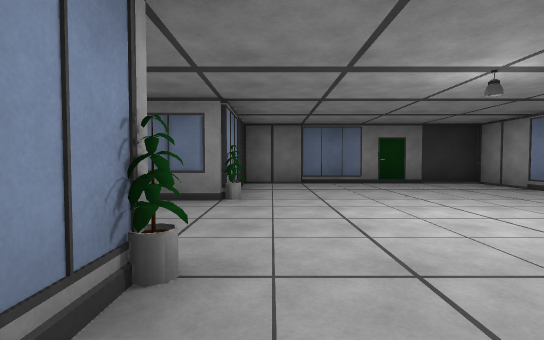
[1] (above)

19 first-person views from a walk through a scene from a Unity 3-D project. The camera is 1.2 m above the floor, tilts 2° down and sees 85° across. The floor is counted in squares, 2 m on a side. Each view is taken from the middle of a square. On the plan, view 1 faces up. The plan holds only what a view shows up to about 9 squares ahead; the rest is blank. The player is left out.

[2]
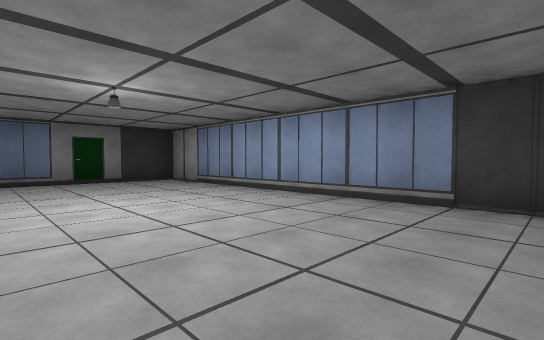

[3]
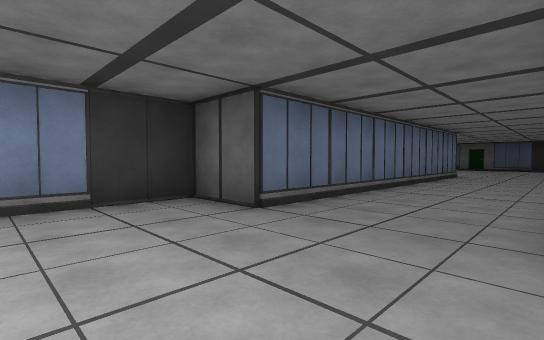

[4]
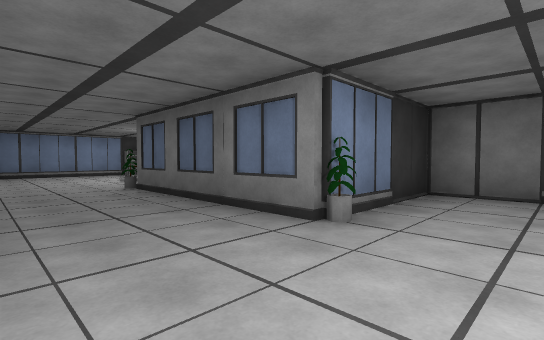

[5]
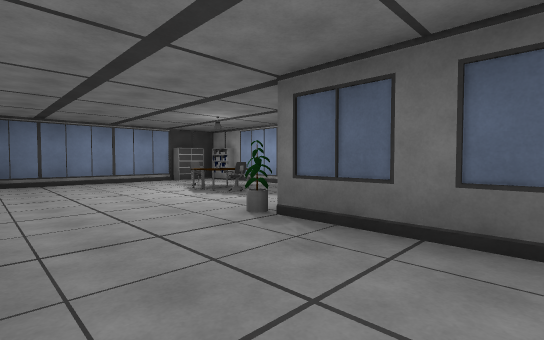

[6]
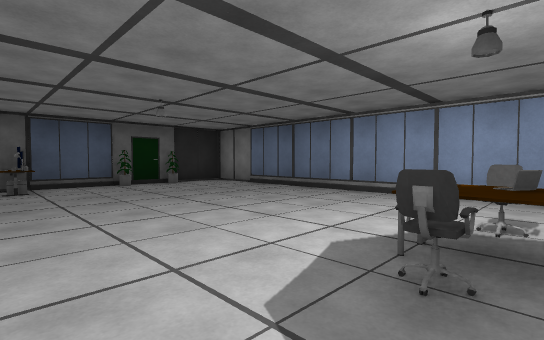

[7]
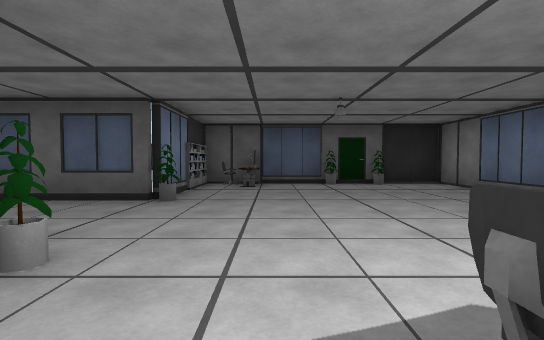

[8]
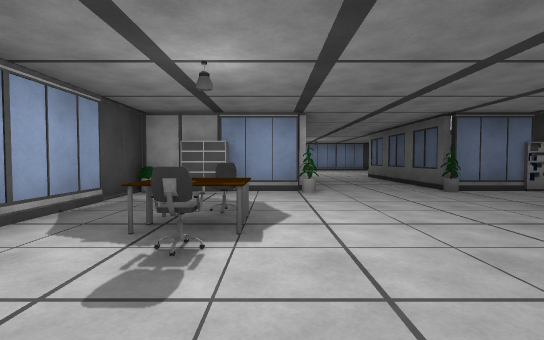

[9]
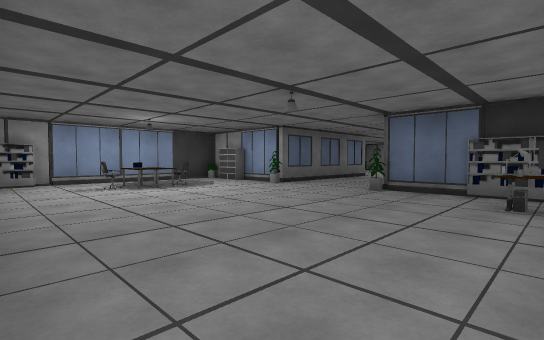

[10]
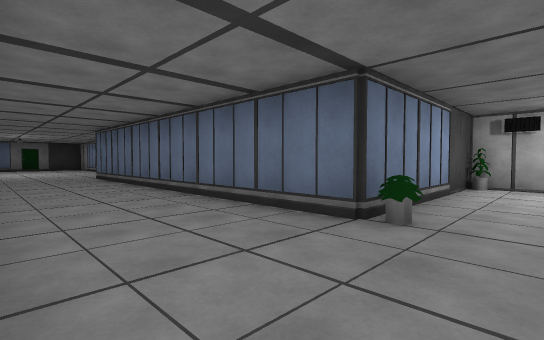

[11]
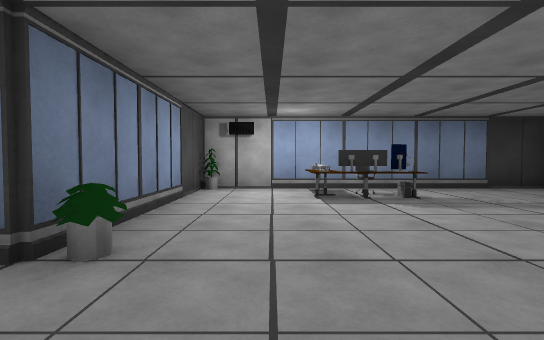

[12]
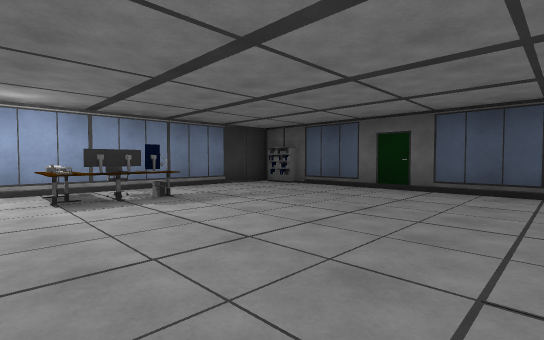

[13]
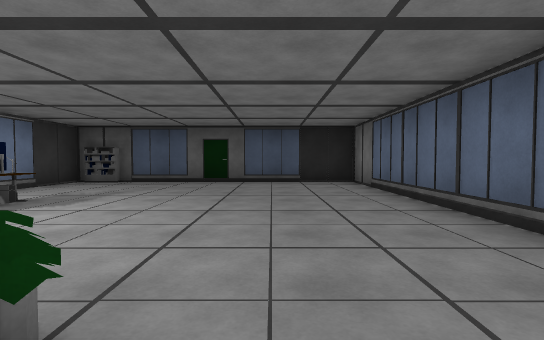

[14]
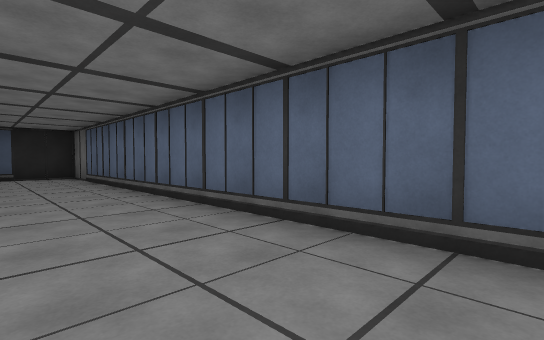

[15]
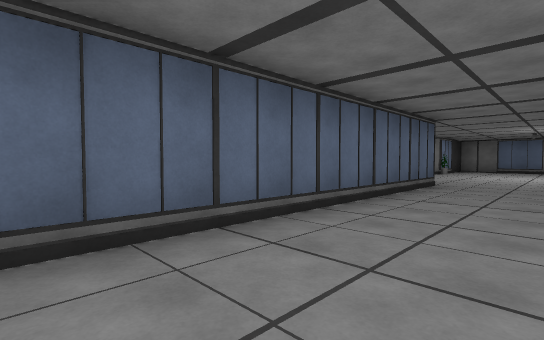

[16]
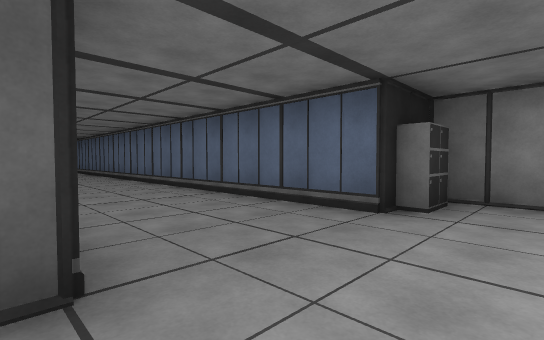

[17]
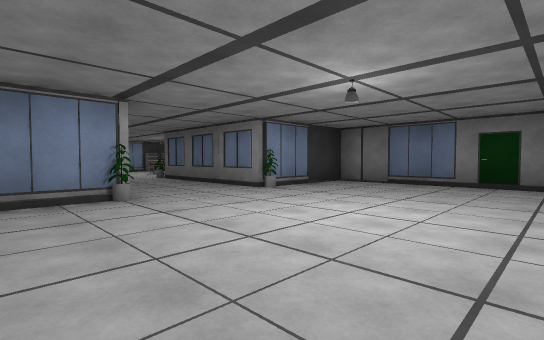

[18]
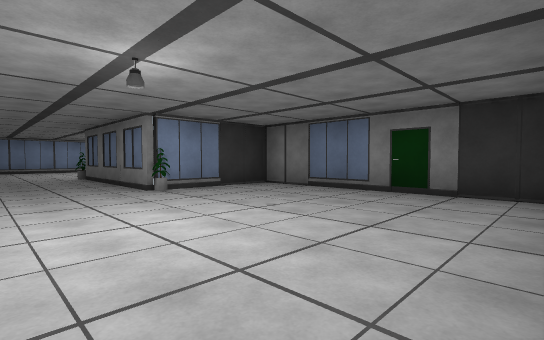

[19]
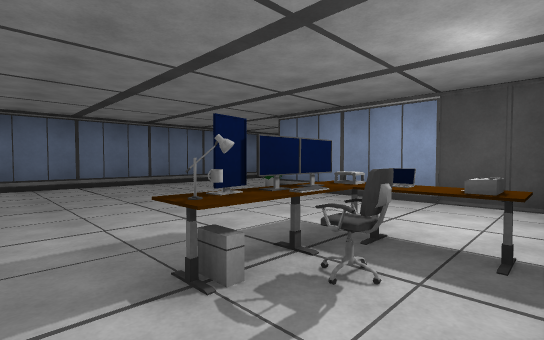

### Floor plan
Points are (right, up) in squares from view 1. A wall is a line through its corners. A room is listed if a view was taken in it or the views show most of it. See-through windows are left out.
Room 1 (views 1, 2, 3, 4, 5, 6, 7, 8, 9, 10, 11, 12, 13, 14, 15, 16, 17, 18, 19)
walls: (0.4, -1.5) (0.8, -1.5) (0.8, -18) (6.5, -18); (-0.7, 0.5) (-0.7, -1.3); (-5.3, 0.4) (-5.3, 1.6) (-2, 1.6); (-1.4, 4.4) (-5.3, 4.4) (-5.3, 5.5); (-5.3, 4.5) (-4.6, 4.5); (7.9, -10.5) (3.7, -10.5) (3.7, -1.5) (5.2, -1.5) (5.2, 7.5) (-0.7, 7.5) (-0.7, 5.4); (-5.3, 7.5) (-10.1, 7.5); (-11.2, 5.4) (-11.2, -1.5) (-5.3, -1.5); (8.2, -18) (8.2, -11.7)
objects: shelf (-11, 6) to (-11, 7); other object (-10, -1); chair (-9, 6); other object (-8, -1); other object (-8, 5); chair (-8, 6); other object (-8, 7); other object (-7, -1); other object (-7, 0); other object (-6, 0); other object (-6, 4); shelf (-5, -1); shelf (-5, 0); other object (-5, 2); shelf (-5, 6); other object (-5, 7); other object (-1, 1); other object (-1, 5); cabinet (0, -1); other object (4, -11); other object (6, -14); monitor (6, -13); shelf (7, -18); mug (7, -14); other object (7, -13); other object (7, -12); monitor (8, -14); printer (8, -13); other object (8, -11)

Positions as (right, up) in squares from view 1, and headings:
1: (0, 0), facing up
2: (1, -1), facing up-right
3: (1, 1), facing down-right
4: (1, 2), facing up-left
5: (-3, 2), facing up-left
6: (-6, 6), facing down-left
7: (-7, 6), facing down
8: (-11, 5), facing right
9: (-11, -1), facing up-right
10: (1, -12), facing up-right
11: (2, -12), facing right
12: (2, -12), facing down-right
13: (3, -10), facing down
14: (3, -7), facing down-left
15: (3, -9), facing up-left
16: (4, 0), facing down-left
17: (4, 0), facing up-left
18: (5, 2), facing up-left
19: (8, -15), facing up-left
